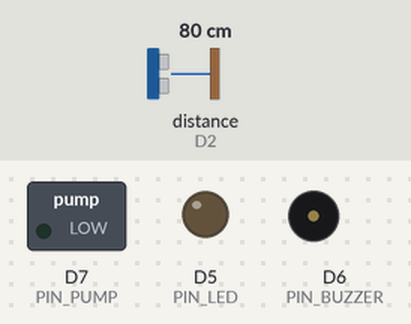
Simulated run of this sketch. Board: ESP8266 (NodeMCU). Parts: switched loads named in the sketch (green lamp = pin HIGH), output pins drawn as LEDs (lit = HIGH), buzzer (waves = sounding, pin HIGH). Wiring (inferred from the names in the program): ultrasonic range finder: trigger D1; echo D2. Dashed ring = blinking. Inputs (shaded band) come from the test bench; at power-on: distance to the obstacle (sensor on D2) 80 cm. The echo pulse lasts 58.3 µs per cm; WiFi joins after 1.5 s; servers stay silent unless stated; uploads are accepted with an empty reply; the local clock reads 2024-03-15 10:24:30 at power-on unless the sketch sets it; pins used as bus, display or sensor lines are not drawn; what the sketch prints to the serial monitor is not drawn.

Above: at 2.7 s.
2.8 s: distance to the obstacle (sensor on D2) set to 17 cm
5.2 s: distance to the obstacle (sensor on D2) set to 13 cm
At 5.96 s:
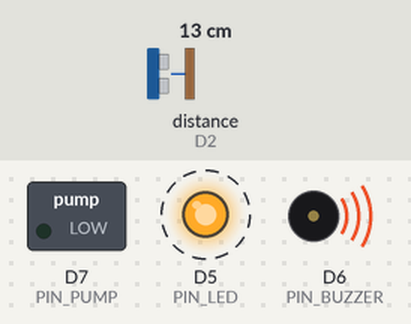
Timing chart, 0 to 14.2 s (numbered marks = the images above; inputs shaded):
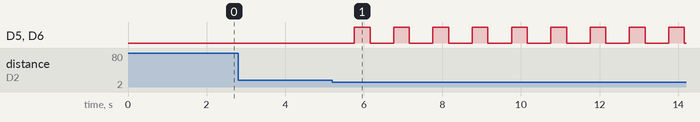

The sketch:

desa_siaga_banjir_ASLI_dari_anda.ino
```cpp
/*
  DESA SIAGA BANJIR - ESP8266 (NodeMCU)
  Sensor HC-SR04, LED merah + buzzer (Siaga), pompa 5 V lewat MOSFET.

  Papan : NodeMCU 1.0 (ESP-12E Module), ESP8266 core 3.x
  Pin   : D1 TRIG | D2 ECHO (lewat pembagi tegangan 1k/2k!)
          D5 LED merah | D6 Buzzer aktif | D7 MOSFET pompa

  Alur  : tiap 5 detik ESP8266 mengirim data (JSON) ke server dan
          menerima perintah pompa. Peringatan lokal (LED + buzzer)
          tetap jalan walau Wi-Fi/server mati.
*/

#include <ESP8266WiFi.h>
#include <ESP8266HTTPClient.h>
#include <WiFiClientSecure.h>
#include <time.h>

// ================== KONFIGURASI (ISI SESUAI KEBUTUHAN) ==================
const char* WIFI_SSID  = "NAMA_WIFI";
const char* WIFI_PASS  = "PASSWORD_WIFI";
const char* SERVER_URL = "https://contoh.server/api/data";  // endpoint server
const char* API_TOKEN  = "GANTI_TOKEN_RAHASIA";
const char* DEVICE_ID  = "maket-01";

// Kalibrasi maket (ukur dengan penggaris!)
const float H_CM    = 22.0;   // jarak muka sensor ke dasar tangki (cm)
const float TANK_CM = 10.0;   // tinggi tangki (cm)
const float SKALA   = 20.0;   // 1 cm maket = 20 cm sungai nyata

// Ambang status (cm di maket) dan histeresis
const float WASPADA_CM = 3.0;
const float SIAGA_CM   = 6.0;
const float HIST_CM    = 0.5;

// Pengaman pompa
const float         PUMP_MAX_CM = 8.5;      // pompa berhenti di tinggi ini
const unsigned long PUMP_MAX_MS = 60000UL;  // batas nyala maksimal (60 detik)

// Deteksi air naik cepat
const float RISE_ALERT_CM = 1.0;            // naik >= 1 cm dalam ~60 detik

// Mode demo: kirim lebih sering (3 detik)
const bool DEMO_MODE = false;

// ================== PIN ==================
const uint8_t PIN_TRIG   = D1;
const uint8_t PIN_ECHO   = D2;
const uint8_t PIN_LED    = D5;
const uint8_t PIN_BUZZER = D6;
const uint8_t PIN_PUMP   = D7;

// ================== VARIABEL ==================
enum Status { NORMAL = 0, WASPADA = 1, SIAGA = 2 };
const char* STATUS_TXT[] = {"NORMAL", "WASPADA", "SIAGA"};

Status status = NORMAL;
float distanceCm = 0;
float level = 0;            // tinggi air (cm di maket)
bool  sensorOk = false;
bool  sensorFault = false;
int   sensorErrCount = 0;

// Pompa
bool pumpRequested = false; // perintah dari server
bool pumpRunning   = false;
bool pumpLockout   = false;
unsigned long pumpStart = 0;

// Waktu
unsigned long lastMeasure = 0;
unsigned long lastSend    = 0;
unsigned long lastHist    = 0;
unsigned long lastWifiTry = 0;
unsigned long lastBeep    = 0;
bool beepState = false;
bool sendNow   = false;

// Riwayat 60 detik (12 titik x 5 detik)
float hist[12];
int   histIdx = 0, histCount = 0;
float rateCm = 0;           // kenaikan cm per ~60 detik

int failCount = 0;
WiFiClientSecure client;

// ================== SENSOR ==================
float readDistanceCm() {
  digitalWrite(PIN_TRIG, LOW);
  delayMicroseconds(3);
  digitalWrite(PIN_TRIG, HIGH);
  delayMicroseconds(10);
  digitalWrite(PIN_TRIG, LOW);
  unsigned long us = pulseIn(PIN_ECHO, HIGH, 30000UL);
  if (us == 0) return -1;
  return us * 0.0343f / 2.0f;
}

// Median 5 pembacaan agar angka stabil
float readMedianCm() {
  const int N = 5;
  float v[N];
  int n = 0;
  for (int i = 0; i < N; i++) {
    float d = readDistanceCm();
    if (d >= 2.0 && d <= 400.0) v[n++] = d;
    delay(50);
  }
  if (n < 3) return -1;
  for (int i = 1; i < n; i++) {           // urut (insertion sort)
    float key = v[i];
    int j = i - 1;
    while (j >= 0 && v[j] > key) { v[j + 1] = v[j]; j--; }
    v[j + 1] = key;
  }
  return v[n / 2];
}

// ================== STATUS ==================
void updateStatus(float lv) {
  Status old = status;
  switch (status) {
    case NORMAL:
      if (lv >= SIAGA_CM) status = SIAGA;
      else if (lv >= WASPADA_CM) status = WASPADA;
      break;
    case WASPADA:
      if (lv >= SIAGA_CM) status = SIAGA;
      else if (lv < WASPADA_CM - HIST_CM) status = NORMAL;
      break;
    case SIAGA:
      if (lv < SIAGA_CM - HIST_CM) status = (lv >= WASPADA_CM) ? WASPADA : NORMAL;
      break;
  }
  if (status != old) {
    sendNow = true;   // kirim segera saat status berubah
    Serial.printf("Status berubah: %s -> %s\n", STATUS_TXT[old], STATUS_TXT[status]);
  }
}

// ================== PERINGATAN LOKAL ==================
// LED merah + buzzer berkedip bersamaan saat SIAGA
void handleAlarm() {
  if (status == SIAGA) {
    if (millis() - lastBeep >= 400) {
      lastBeep = millis();
      beepState = !beepState;
      digitalWrite(PIN_LED, beepState);
      digitalWrite(PIN_BUZZER, beepState);
    }
  } else {
    beepState = false;
    digitalWrite(PIN_LED, LOW);
    digitalWrite(PIN_BUZZER, LOW);
  }
}

// ================== POMPA ==================
void setPump(bool on) {
  pumpRunning = on;
  digitalWrite(PIN_PUMP, on ? HIGH : LOW);
  if (on) pumpStart = millis();
  Serial.println(on ? "Pompa: ON" : "Pompa: OFF");
}

void handlePump() {
  if (!pumpRequested) pumpLockout = false;   // reset setelah perintah dimatikan
  bool allow = pumpRequested && !pumpLockout && sensorOk && !sensorFault
               && level < PUMP_MAX_CM;
  if (pumpRunning) {
    if (!allow || millis() - pumpStart >= PUMP_MAX_MS) {
      setPump(false);
      if (pumpRequested) pumpLockout = true; // harus dimatikan lalu dinyalakan lagi
    }
  } else if (allow) {
    setPump(true);
  }
}

// ================== WI-FI & WAKTU ==================
void connectWifi(unsigned long waitMs) {
  WiFi.mode(WIFI_STA);
  WiFi.begin(WIFI_SSID, WIFI_PASS);
  unsigned long t = millis();
  while (WiFi.status() != WL_CONNECTED && millis() - t < waitMs) {
    delay(250);
    Serial.print(".");
  }
  Serial.println(WiFi.status() == WL_CONNECTED ? "\nWi-Fi tersambung" : "\nWi-Fi gagal");
}

// ================== KIRIM DATA ==================
bool sendData() {
  if (WiFi.status() != WL_CONNECTED) { failCount++; return false; }

  time_t now = time(nullptr);
  long ts = (now > 100000) ? (long)now : 0;   // 0 = jam belum sinkron
  int fast = (rateCm >= RISE_ALERT_CM) ? 1 : 0;

  char payload[360];
  snprintf(payload, sizeof(payload),
    "{\"device\":\"%s\",\"ts\":%ld,\"jarak_cm\":%.1f,\"tinggi_cm\":%.1f,"
    "\"tinggi_nyata_m\":%.2f,\"status\":\"%s\",\"naik_cm_per_menit\":%.1f,"
    "\"naik_cepat\":%d,\"pompa\":%d,\"sensor_ok\":%d,\"rssi\":%d,\"uptime_s\":%lu}",
    DEVICE_ID, ts, distanceCm, level, level * SKALA / 100.0f,
    STATUS_TXT[status], rateCm, fast, pumpRunning ? 1 : 0,
    (sensorOk && !sensorFault) ? 1 : 0, WiFi.RSSI(), millis() / 1000UL);

  client.setInsecure();   // demo: tanpa verifikasi sertifikat
  HTTPClient http;
  http.setTimeout(5000);
  if (!http.begin(client, SERVER_URL)) { failCount++; return false; }
  http.setFollowRedirects(HTTPC_FORCE_FOLLOW_REDIRECTS);
  http.addHeader("Content-Type", "application/json");
  http.addHeader("X-Token", API_TOKEN);

  int code = http.POST(payload);
  bool ok = (code == 200);
  if (ok) {
    String body = http.getString();
    body.replace(" ", "");
    pumpRequested = body.indexOf("\"pump\":1") >= 0 || body.indexOf("\"pump\":true") >= 0;
    failCount = 0;
  } else {
    failCount++;
    Serial.printf("Kirim gagal, kode: %d\n", code);
  }
  http.end();

  // Fail-safe: server tidak terjangkau -> pompa dimatikan
  if (failCount >= 3) pumpRequested = false;
  return ok;
}

// ================== SETUP & LOOP ==================
void setup() {
  pinMode(PIN_TRIG, OUTPUT);
  pinMode(PIN_ECHO, INPUT);
  pinMode(PIN_LED, OUTPUT);
  pinMode(PIN_BUZZER, OUTPUT);
  pinMode(PIN_PUMP, OUTPUT);
  digitalWrite(PIN_LED, LOW);
  digitalWrite(PIN_BUZZER, LOW);
  digitalWrite(PIN_PUMP, LOW);      // pompa mati saat boot

  Serial.begin(115200);
  Serial.println("\nDESA SIAGA BANJIR - mulai");

  connectWifi(15000);
  configTime(7 * 3600, 0, "pool.ntp.org", "time.google.com");  // WIB (UTC+7)
}

void loop() {
  unsigned long ms = millis();

  // 1) Ukur tiap 1 detik
  if (ms - lastMeasure >= 1000) {
    lastMeasure = ms;
    float d = readMedianCm();
    if (d < 0) {
      sensorOk = false;
      if (++sensorErrCount >= 5) sensorFault = true;
      Serial.println("Sensor: tidak ada pembacaan");
    } else {
      sensorOk = true;
      sensorFault = false;
      sensorErrCount = 0;
      distanceCm = d;
      level = H_CM - d;
      if (level < 0) level = 0;
      if (level > TANK_CM) level = TANK_CM;
      updateStatus(level);
      Serial.printf("Jarak %.1f cm | Tinggi %.1f cm (%.2f m nyata) | %s\n",
                    d, level, level * SKALA / 100.0f, STATUS_TXT[status]);
    }
  }

  // 2) Riwayat tiap 5 detik untuk deteksi naik cepat
  if (ms - lastHist >= 5000) {
    lastHist = ms;
    if (sensorOk) {
      if (histCount == 12) rateCm = level - hist[histIdx];
      hist[histIdx] = level;
      histIdx = (histIdx + 1) % 12;
      if (histCount < 12) histCount++;
    }
  }

  // 3) Peringatan lokal dan pompa (selalu jalan)
  handleAlarm();
  handlePump();

  // 4) Kirim data ke server
  unsigned long interval = DEMO_MODE ? 3000UL : 5000UL;
  if (sendNow || ms - lastSend >= interval) {
    lastSend = ms;
    sendNow = false;
    sendData();
  }

  // 5) Sambung ulang Wi-Fi tiap 10 detik bila putus
  if (WiFi.status() != WL_CONNECTED && ms - lastWifiTry >= 10000) {
    lastWifiTry = ms;
    WiFi.disconnect();
    WiFi.begin(WIFI_SSID, WIFI_PASS);
  }
}
```

Measured:
- the behaviour switches between 16 and 15 cm on distance to the obstacle (sensor on D2) (found by bisection; images 0 and 1)
- after the input at 2.8 s, every drawn part: stays the same
- after the input at 5.2 s, D5 (PIN_LED), D6 (PIN_BUZZER): alternates HIGH for 0.40 s and LOW for 0.60 s, starting after 0.56 s
